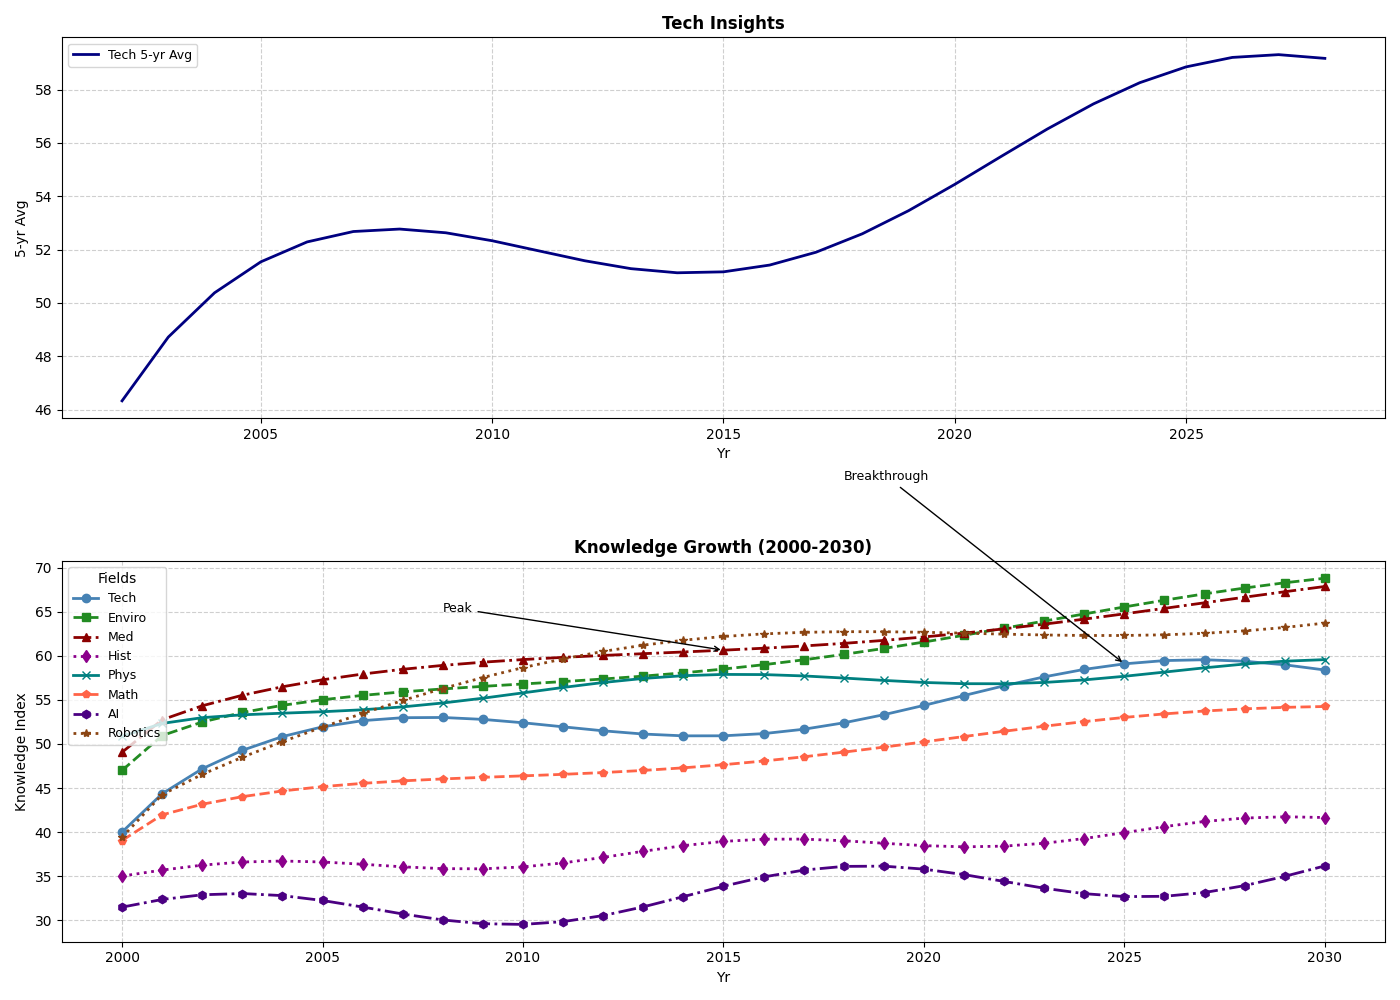

Python code for this plot:
import matplotlib.pyplot as plt
import numpy as np

years = np.arange(2000, 2031)

technology_index = [40 + 3 * np.sin(0.3 * x) + 5 * np.log(x + 1) for x in range(len(years))]
environment_index = [45 + 2 * np.cos(0.2 * x) + 4 * np.sqrt(x) for x in range(len(years))]
medicine_index = [48 + 1.5 * np.sin(0.2 * x + np.pi / 4) + 3.5 * np.sqrt(x) for x in range(len(years))]
history_index = [35 + np.sin(0.5 * x) + 2 * x / 10 for x in range(len(years))]
physics_index = [50 + np.cos(0.4 * x + np.pi / 6) + 2.5 * np.log(x + 1) for x in range(len(years))]
mathematics_index = [38 + 1.2 * np.sin(0.25 * x + np.pi / 3) + 2.8 * np.sqrt(x) for x in range(len(years))]

artificial_intelligence_index = [30 + 2.5 * np.sin(0.4 * x + np.pi / 5) + 4 * x / 20 for x in range(len(years))]
robotics_index = [42 + 3 * np.sin(0.2 * x - np.pi / 3) + 4.5 * np.sqrt(x) for x in range(len(years))]

fig, ax = plt.subplots(2, 1, figsize=(14, 10))

moving_avg = np.convolve(technology_index, np.ones(5) / 5, mode='valid')

# This was subplot ax[1], now placed in ax[0]
ax[0].plot(years[2:-2], moving_avg, color='navy', linestyle='-', linewidth=2, label='Tech 5-yr Avg')
ax[0].set_xlabel('Yr')
ax[0].set_ylabel('5-yr Avg')
ax[0].set_title('Tech Insights', fontweight='bold')
ax[0].grid(True, linestyle='--', alpha=0.6)
ax[0].legend(loc='upper left', fontsize=9)

# This was subplot ax[0], now placed in ax[1]
ax[1].plot(years, technology_index, marker='o', linestyle='-', linewidth=2, color='steelblue', label='Tech')
ax[1].plot(years, environment_index, marker='s', linestyle='--', linewidth=2, color='forestgreen', label='Enviro')
ax[1].plot(years, medicine_index, marker='^', linestyle='-.', linewidth=2, color='darkred', label='Med')
ax[1].plot(years, history_index, marker='d', linestyle=':', linewidth=2, color='darkmagenta', label='Hist')
ax[1].plot(years, physics_index, marker='x', linestyle='-', linewidth=2, color='teal', label='Phys')
ax[1].plot(years, mathematics_index, marker='p', linestyle='--', linewidth=2, color='tomato', label='Math')
ax[1].plot(years, artificial_intelligence_index, marker='h', linestyle='-.', linewidth=2, color='indigo', label='AI')
ax[1].plot(years, robotics_index, marker='*', linestyle=':', linewidth=2, color='saddlebrown', label='Robotics')

ax[1].set_xlabel('Yr')
ax[1].set_ylabel('Knowledge Index')
ax[1].set_title('Knowledge Growth (2000-2030)', fontweight='bold')
ax[1].grid(True, linestyle='--', alpha=0.6)
ax[1].legend(title='Fields', loc='upper left', fontsize=9)

ax[1].annotate('Breakthrough', xy=(2025, technology_index[25]), xytext=(2018, 80),
               arrowprops=dict(facecolor='black', arrowstyle='->'), fontsize=9)
ax[1].annotate('Peak', xy=(2015, medicine_index[15]), xytext=(2008, 65),
               arrowprops=dict(facecolor='black', arrowstyle='->'), fontsize=9)

plt.tight_layout()
plt.show()
